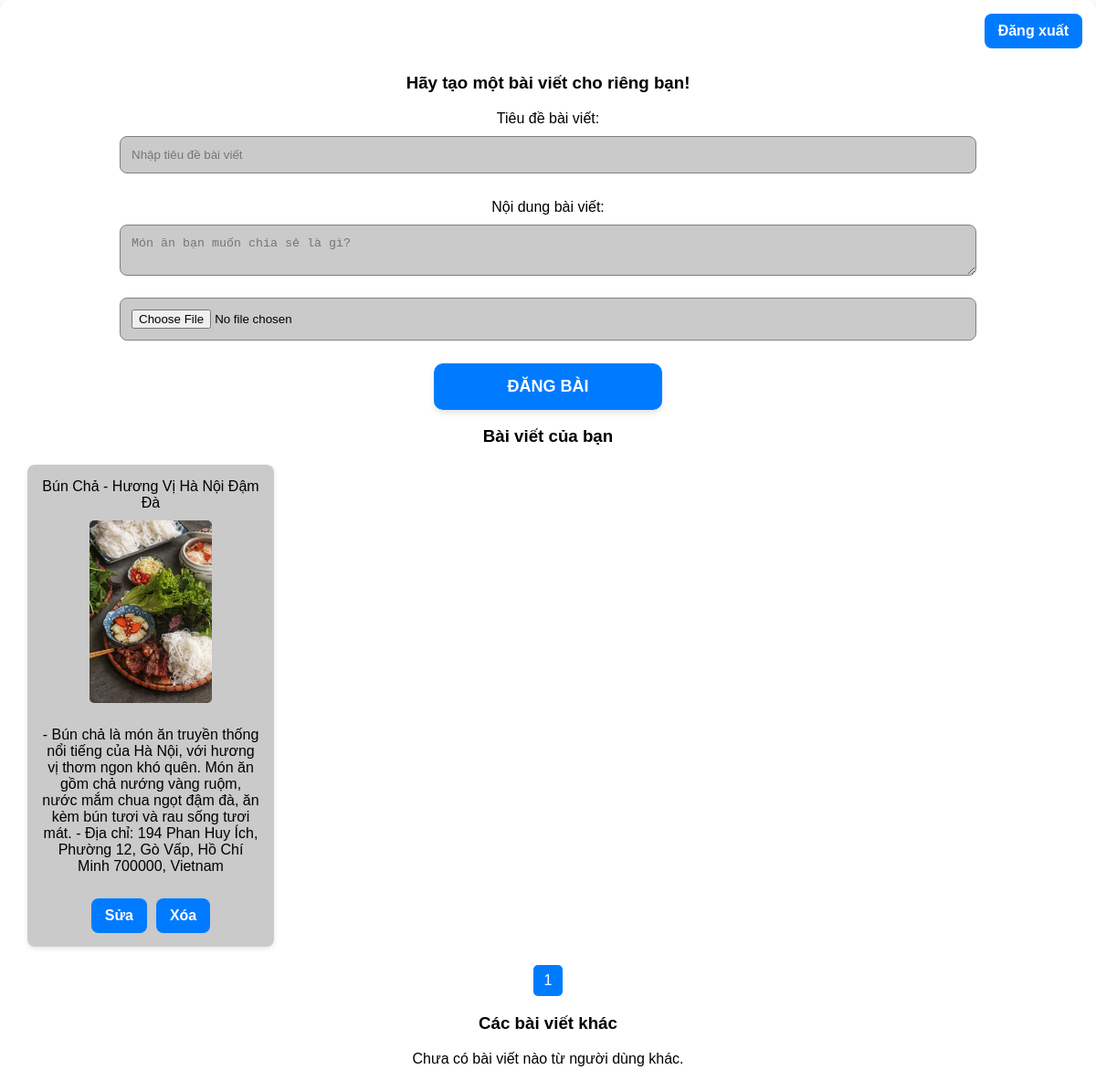
Before: /dashboard (signed in) with the older database file.
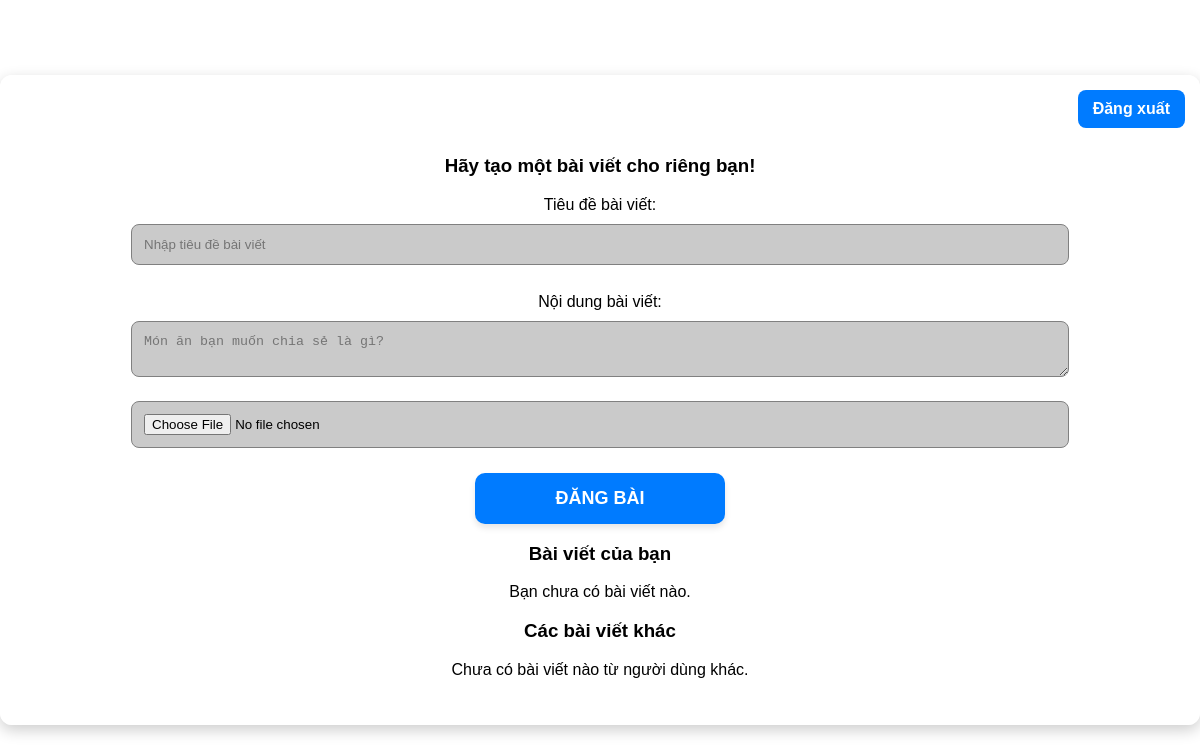
After: the same page with the newer database file.
### tables this page shows
CREATE TABLE posts (
            post_id INTEGER PRIMARY KEY AUTOINCREMENT,
            username TEXT,
            title TEXT,
            content TEXT,
            image_url TEXT,
            created_at DATETIME DEFAULT CURRENT_TIMESTAMP,
            FOREIGN KEY(username) REFERENCES users(username)
        );

### app.py (the view)
@app.route('/dashboard')
def dashboard():
    if 'username' not in session:
        return redirect(url_for('login'))
    page_user = request.args.get('page_user', 1, type=int)
    per_page = 9  # 9 bài mỗi trang
    offset_user = (page_user - 1) * per_page
    with sqlite3.connect(DATABASE) as conn:
        c = conn.cursor()
        c.execute("SELECT COUNT(*) FROM posts WHERE username = ?", (session['username'],))
        total_user_posts = c.fetchone()[0]
        total_user_pages = (total_user_posts + per_page - 1) // per_page
        c.execute("SELECT post_id, title, content, image_url FROM posts WHERE username = ? ORDER BY post_id DESC LIMIT ? OFFSET ?",
                  (session['username'], per_page, offset_user))
        user_posts = c.fetchall()
        page_other = request.args.get('page_other', 1, type=int)
        offset_other = (page_other - 1) * per_page
        c.execute("SELECT COUNT(*) FROM posts WHERE username != ?", (session['username'],))
        total_other_posts = c.fetchone()[0]
        total_other_pages = (total_other_posts + per_page - 1) // per_page
        c.execute(
            "SELECT post_id, username, title, content, image_url FROM posts WHERE username != ? ORDER BY post_id DESC LIMIT ? OFFSET ?",
            (session['username'], per_page, offset_other))
        other_posts = c.fetchall()
    return render_template('dashboard.html',
                           user_posts=user_posts,
                           other_posts=other_posts,
                           page_user=page_user,
                           total_user_pages=total_user_pages,
                           page_other=page_other,
                           total_other_pages=total_other_pages)

### templates/dashboard.html (shortened to what this page needs)
<!DOCTYPE html>
<html lang="vi">
<head>
</head>
<body>
<div class="container">
    {% if session['username'] %}
        <div class="header-buttons">
            <a href="{{ url_for('logout') }}" class="logout-button">Đăng xuất</a>
        </div>
    {% endif %}
    <div class="content">
        <h3>Hãy tạo một bài viết cho riêng bạn!</h3>
        <form action="{{ url_for('create_post') }}" method="POST" enctype="multipart/form-data">
            <label for="title">Tiêu đề bài viết:</label><br/>
            <input type="text" id="title" name="title" placeholder="Nhập tiêu đề bài viết" required><br/>
            <br>
            <label for="content">Nội dung bài viết:</label><br/>
            <textarea name="content" placeholder="Món ăn bạn muốn chia sẻ là gì?" required></textarea><br/>
            <input type="file" name="image" accept="image/*"><br/>
            <button type="submit">Đăng bài</button>
        </form>
        <h3>Bài viết của bạn</h3>
        {% if user_posts %}
            <div class="posts-container">
                {% for post in user_posts %}
                    <div class="post-item">
                        <div class="title-box">{{ post[1] }}</div>
                        {% if post[3] %}
                            <img src="{{ post[3] }}" alt="Ảnh bài viết">
                        {% endif %}
                        <p>{{ post[2] }}</p>
                        <div class="post-actions">
                            <a href="{{ url_for('edit_post', post_id=post[0]) }}" class="admin-button">Sửa</a>
                            <a href="{{ url_for('delete_post', post_id=post[0]) }}" class="logout-button" onclick="return confirm('Bạn có chắc chắn muốn xóa bài viết này?');">Xóa</a>
                        </div>
                    </div>
                {% endfor %}
            </div>
            <div class="pagination">
                {% for p in range(1, total_user_pages + 1) %}
                    {% if p == page_user %}
                        <span>{{ p }}</span>
                    {% else %}
                        <a href="{{ url_for('dashboard', page_user=p, page_other=page_other) }}">{{ p }}</a>
                    {% endif %}
                {% endfor %}
            </div>
        {% else %}
            <p>Bạn chưa có bài viết nào.</p>
        {% endif %}
        <h3>Các bài viết khác</h3>
        {% if other_posts %}
            <div class="posts-container">
                {% for post in other_posts %}
                    <div class="post-item">
                        <div>{{ "Post của: " + post[1] }}</div>
                        <div class="title-box">{{ post[2] }}</div>
                        {% if post[4] %}
                            <img src="{{ post[4] }}" alt="Ảnh bài viết">
                        {% endif %}
                        <p>{{ post[3] }}</p>
                    </div>
                {% endfor %}
            </div>
            <div class="pagination">
                {% if page_other > 1 %}
                    <a href="{{ url_for('dashboard', page_user=page_user, page_other=page_other-1) }}">Trang trước</a>
                {% endif %}
                {% for p in range(1, total_other_pages + 1) %}
                    {% if p == page_other %}
                        <span>{{ p }}</span>
                    {% else %}
                        <a href="{{ url_for('dashboard', page_user=page_user, page_other=p) }}">{{ p }}</a>
                    {% endif %}
                {% endfor %}
                {% if page_other < total_other_pages %}
                    <a href="{{ url_for('dashboard', page_user=page_user, page_other=page_other+1) }}">Trang sau</a>
                {% endif %}
            </div>
        {% else %}
            <p>Chưa có bài viết nào từ người dùng khác.</p>
        {% endif %}
    </div>
</div>
</body>
</html>

Changed rows visible on the page:
removed posts: title "Bún Chả - Hương Vị Hà Nội Đậm Đà", image_url (picture), content "- Bún chả là món ăn truyền thống nổi tiếng của Hà Nội, với hương vị thơm ngon khó quên. Món ăn gồm chả nướng vàng ruộm, nước mắm chua ngọt đậm đà, ăn kèm bún tươi và rau sống tươi mát. - Địa chỉ: 194 Phan Huy Ích, Phường 12, Gò Vấp, Hồ Chí Minh 700000, Vietnam"
Other visible differences:
text now shown: "Bạn chưa có bài viết nào."
list line gone: "1"
